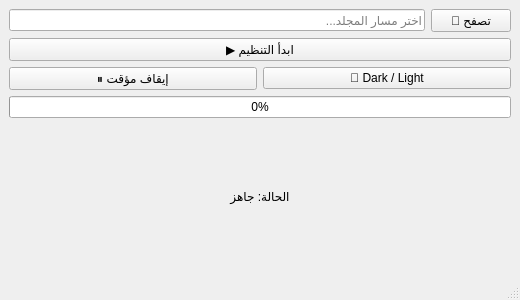
<?xml version="1.0" encoding="UTF-8"?>
<ui version="4.0">
 <class>MainWindow</class>
 <widget class="QMainWindow" name="MainWindow">
  <property name="windowTitle">
   <string>Organize Files</string>
  </property>
  <property name="minimumSize">
   <size>
    <width>520</width>
    <height>300</height>
   </size>
  </property>

  <widget class="QWidget" name="centralwidget">
   <layout class="QVBoxLayout" name="verticalLayout" stretch="0,0,0,0,0">

    <!-- Path selection -->
    <item>
     <layout class="QHBoxLayout" name="pathLayout">
      <item>
       <widget class="QLineEdit" name="linePath">
        <property name="placeholderText">
         <string>اختر مسار المجلد...</string>
        </property>
       </widget>
      </item>
      <item>
       <widget class="QPushButton" name="btnBrowse">
        <property name="text">
         <string>📁 تصفح</string>
        </property>
       </widget>
      </item>
     </layout>
    </item>

    <!-- Start button -->
    <item>
     <widget class="QPushButton" name="btnStart">
      <property name="minimumHeight">
       <number>36</number>
      </property>
      <property name="text">
       <string>▶ ابدأ التنظيم</string>
      </property>
     </widget>
    </item>

    <!-- Pause + Theme -->
    <item>
     <layout class="QHBoxLayout" name="controlLayout">
      <item>
       <widget class="QPushButton" name="btnPause">
        <property name="text">
         <string>⏸ إيقاف مؤقت</string>
        </property>
       </widget>
      </item>
      <item>
       <widget class="QPushButton" name="btnTheme">
        <property name="text">
         <string>🌙 Dark / Light</string>
        </property>
       </widget>
      </item>
     </layout>
    </item>

    <!-- Progress bar -->
    <item>
     <widget class="QProgressBar" name="progressBar">
      <property name="value">
       <number>0</number>
      </property>
      <property name="textVisible">
       <bool>true</bool>
      </property>
     </widget>
    </item>

    <!-- Status -->
    <item>
     <widget class="QLabel" name="statusLabel">
      <property name="text">
       <string>الحالة: جاهز</string>
      </property>
      <property name="alignment">
       <set>Qt::AlignCenter</set>
      </property>
     </widget>
    </item>

   </layout>
  </widget>

  <widget class="QMenuBar" name="menubar"/>
  <widget class="QStatusBar" name="statusbar"/>
 </widget>

 <resources/>
 <connections/>
</ui>
